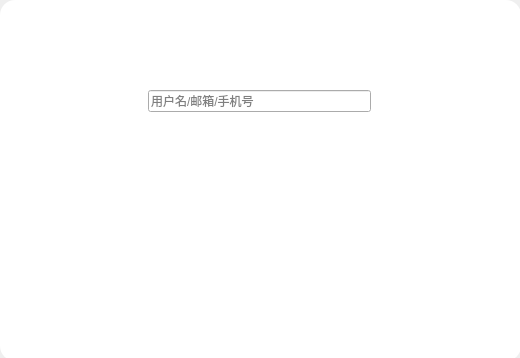
<?xml version="1.0" encoding="UTF-8"?>
<ui version="4.0">
 <class>Form</class>
 <widget class="QWidget" name="Form">
  <property name="geometry">
   <rect>
    <x>0</x>
    <y>0</y>
    <width>520</width>
    <height>358</height>
   </rect>
  </property>
  <property name="windowTitle">
   <string>Form</string>
  </property>
  <property name="styleSheet">
   <string notr="true">QWidget#widget{

	background-color:rgb(255, 255, 255);
	border-radius:15px;
}

QToolButton{
	border-style:none;
}
QToolButton:hover{background-color:rgb(201, 218, 255)
}
QLabel{color:rgb(255, 255, 255)}
QlineEdit{
background:transparent;
color:rgb(0, 0, 0);
border-color:#FFFFFF;
border-style:solid;
border-top-width:0px;
border-right-width:0px;
border-bottom-width:1px;
border-left-width:0px;
}</string>
  </property>
  <widget class="QLabel" name="label">
   <property name="geometry">
    <rect>
     <x>200</x>
     <y>40</y>
     <width>121</width>
     <height>31</height>
    </rect>
   </property>
   <property name="font">
    <font>
     <family>幼圆</family>
     <pointsize>18</pointsize>
    </font>
   </property>
   <property name="styleSheet">
    <string notr="true">color:rgb(255, 255, 255);</string>
   </property>
   <property name="text">
    <string>注册</string>
   </property>
   <property name="alignment">
    <set>Qt::AlignCenter</set>
   </property>
  </widget>
  <widget class="QWidget" name="formLayoutWidget">
   <property name="geometry">
    <rect>
     <x>90</x>
     <y>90</y>
     <width>281</width>
     <height>449</height>
    </rect>
   </property>
   <layout class="QFormLayout" name="formLayout_2">
    <property name="verticalSpacing">
     <number>25</number>
    </property>
    <item row="0" column="0">
     <widget class="QLabel" name="label_2">
      <property name="styleSheet">
       <string notr="true">font: 12pt &quot;幼圆&quot;;</string>
      </property>
      <property name="text">
       <string>账户:</string>
      </property>
     </widget>
    </item>
    <item row="1" column="0">
     <widget class="QLabel" name="label_3">
      <property name="styleSheet">
       <string notr="true">font: 12pt &quot;幼圆&quot;;</string>
      </property>
      <property name="text">
       <string>密码:</string>
      </property>
     </widget>
    </item>
    <item row="1" column="1">
     <widget class="QLineEdit" name="lineEdit_2">
      <property name="styleSheet">
       <string notr="true">font: 12pt &quot;幼圆&quot;;
background:transparent;
color:#FFFFFF;
border-color:#FFFFFF;
border-style:solid;
border-top-width:0px;
border-right-width:0px;
border-bottom-width:1px;
border-left-width:0px;</string>
      </property>
      <property name="text">
       <string/>
      </property>
      <property name="echoMode">
       <enum>QLineEdit::Password</enum>
      </property>
     </widget>
    </item>
    <item row="2" column="0">
     <widget class="QLabel" name="label_4">
      <property name="styleSheet">
       <string notr="true">font: 12pt &quot;幼圆&quot;;</string>
      </property>
      <property name="text">
       <string>密码确认:</string>
      </property>
     </widget>
    </item>
    <item row="2" column="1">
     <widget class="QLineEdit" name="lineEdit_3">
      <property name="styleSheet">
       <string notr="true">font: 12pt &quot;幼圆&quot;;
background:transparent;
color:#FFFFFF;
border-color:#FFFFFF;
border-style:solid;
border-top-width:0px;
border-right-width:0px;
border-bottom-width:1px;
border-left-width:0px;</string>
      </property>
      <property name="echoMode">
       <enum>QLineEdit::Password</enum>
      </property>
     </widget>
    </item>
    <item row="3" column="0">
     <widget class="QLabel" name="label_5">
      <property name="styleSheet">
       <string notr="true">font: 12pt &quot;幼圆&quot;;</string>
      </property>
      <property name="text">
       <string>昵称:</string>
      </property>
     </widget>
    </item>
    <item row="3" column="1">
     <widget class="QLineEdit" name="lineEdit_4">
      <property name="styleSheet">
       <string notr="true">font: 12pt &quot;幼圆&quot;;
background:transparent;
color:#FFFFFF;
border-color:#FFFFFF;
border-style:solid;
border-top-width:0px;
border-right-width:0px;
border-bottom-width:1px;
border-left-width:0px;</string>
      </property>
     </widget>
    </item>
    <item row="0" column="1">
     <widget class="QLineEdit" name="lineEdit">
      <property name="styleSheet">
       <string notr="true">font: 12pt &quot;幼圆&quot;;
background:transparent;
color:#FFFFFF;
border-color:#FFFFFF;
border-style:solid;
border-top-width:0px;
border-right-width:0px;
border-bottom-width:1px;
border-left-width:0px;
placeholderText:{color:#FFFFFF;}</string>
      </property>
      <property name="text">
       <string/>
      </property>
      <property name="placeholderText">
       <string>用户名/邮箱/手机号</string>
      </property>
     </widget>
    </item>
   </layout>
  </widget>
  <widget class="QToolButton" name="toolButton">
   <property name="geometry">
    <rect>
     <x>180</x>
     <y>280</y>
     <width>91</width>
     <height>31</height>
    </rect>
   </property>
   <property name="styleSheet">
    <string notr="true">font: 12pt &quot;幼圆&quot;;
color:rgb(255, 255, 255);</string>
   </property>
   <property name="text">
    <string>确认</string>
   </property>
  </widget>
  <widget class="QToolButton" name="toolButton_2">
   <property name="geometry">
    <rect>
     <x>349</x>
     <y>429</y>
     <width>91</width>
     <height>31</height>
    </rect>
   </property>
   <property name="text">
    <string>确认</string>
   </property>
  </widget>
  <widget class="QToolButton" name="toolButton_3">
   <property name="geometry">
    <rect>
     <x>420</x>
     <y>0</y>
     <width>51</width>
     <height>41</height>
    </rect>
   </property>
   <property name="styleSheet">
    <string notr="true"/>
   </property>
   <property name="text">
    <string/>
   </property>
   <property name="icon">
    <iconset resource="1.qrc">
     <normaloff>:/Image/Minimize 3.png</normaloff>:/Image/Minimize 3.png</iconset>
   </property>
   <property name="iconSize">
    <size>
     <width>16</width>
     <height>16</height>
    </size>
   </property>
  </widget>
  <widget class="QToolButton" name="toolButton_4">
   <property name="geometry">
    <rect>
     <x>470</x>
     <y>0</y>
     <width>51</width>
     <height>41</height>
    </rect>
   </property>
   <property name="styleSheet">
    <string notr="true"/>
   </property>
   <property name="icon">
    <iconset resource="1.qrc">
     <normaloff>:/Image/delete (1).png</normaloff>:/Image/delete (1).png</iconset>
   </property>
   <property name="iconSize">
    <size>
     <width>16</width>
     <height>16</height>
    </size>
   </property>
  </widget>
  <widget class="QWidget" name="widget" native="true">
   <property name="geometry">
    <rect>
     <x>0</x>
     <y>0</y>
     <width>521</width>
     <height>361</height>
    </rect>
   </property>
   <property name="styleSheet">
    <string notr="true">border-radius:15px;
border-image: url(:/Image/man.png);</string>
   </property>
  </widget>
  <zorder>widget</zorder>
  <zorder>label</zorder>
  <zorder>formLayoutWidget</zorder>
  <zorder>toolButton</zorder>
  <zorder>toolButton_2</zorder>
  <zorder>toolButton_3</zorder>
  <zorder>toolButton_4</zorder>
 </widget>
 <tabstops>
  <tabstop>lineEdit</tabstop>
  <tabstop>lineEdit_2</tabstop>
  <tabstop>lineEdit_3</tabstop>
  <tabstop>lineEdit_4</tabstop>
  <tabstop>toolButton</tabstop>
  <tabstop>toolButton_4</tabstop>
  <tabstop>toolButton_3</tabstop>
  <tabstop>toolButton_2</tabstop>
 </tabstops>
 <resources>
  <include location="1.qrc"/>
 </resources>
 <connections/>
</ui>
